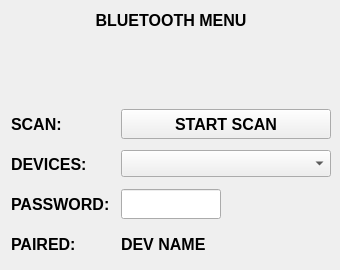
<?xml version="1.0" encoding="UTF-8"?>
<ui version="4.0">
 <class>BTSetup</class>
 <widget class="QWidget" name="BTSetup">
  <property name="geometry">
   <rect>
    <x>0</x>
    <y>0</y>
    <width>340</width>
    <height>270</height>
   </rect>
  </property>
  <property name="minimumSize">
   <size>
    <width>340</width>
    <height>270</height>
   </size>
  </property>
  <property name="font">
   <font>
    <pointsize>12</pointsize>
    <weight>75</weight>
    <bold>true</bold>
   </font>
  </property>
  <property name="windowTitle">
   <string>Form</string>
  </property>
  <layout class="QFormLayout" name="formLayout">
   <item row="0" column="0">
    <layout class="QHBoxLayout" name="horizontalLayout">
     <property name="bottomMargin">
      <number>10</number>
     </property>
     <item>
      <widget class="QLabel" name="label_2">
       <property name="minimumSize">
        <size>
         <width>320</width>
         <height>0</height>
        </size>
       </property>
       <property name="text">
        <string>BLUETOOTH MENU</string>
       </property>
       <property name="alignment">
        <set>Qt::AlignCenter</set>
       </property>
      </widget>
     </item>
    </layout>
   </item>
   <item row="1" column="0">
    <spacer name="verticalSpacer">
     <property name="orientation">
      <enum>Qt::Vertical</enum>
     </property>
     <property name="sizeHint" stdset="0">
      <size>
       <width>20</width>
       <height>20</height>
      </size>
     </property>
    </spacer>
   </item>
   <item row="2" column="0">
    <layout class="QGridLayout" name="gridLayout" columnminimumwidth="100,210">
     <property name="spacing">
      <number>10</number>
     </property>
     <item row="0" column="0">
      <widget class="QLabel" name="label">
       <property name="minimumSize">
        <size>
         <width>0</width>
         <height>30</height>
        </size>
       </property>
       <property name="text">
        <string>SCAN:</string>
       </property>
       <property name="alignment">
        <set>Qt::AlignLeading|Qt::AlignLeft|Qt::AlignVCenter</set>
       </property>
      </widget>
     </item>
     <item row="0" column="1">
      <widget class="QPushButton" name="pb_scanBT">
       <property name="minimumSize">
        <size>
         <width>200</width>
         <height>30</height>
        </size>
       </property>
       <property name="text">
        <string>START SCAN</string>
       </property>
       <property name="flat">
        <bool>false</bool>
       </property>
      </widget>
     </item>
     <item row="1" column="0">
      <widget class="QLabel" name="label_5">
       <property name="minimumSize">
        <size>
         <width>0</width>
         <height>30</height>
        </size>
       </property>
       <property name="text">
        <string>DEVICES:</string>
       </property>
       <property name="alignment">
        <set>Qt::AlignLeading|Qt::AlignLeft|Qt::AlignVCenter</set>
       </property>
      </widget>
     </item>
     <item row="1" column="1">
      <widget class="QComboBox" name="cb_BTDevList"/>
     </item>
     <item row="2" column="0">
      <widget class="QLabel" name="label_4">
       <property name="minimumSize">
        <size>
         <width>0</width>
         <height>30</height>
        </size>
       </property>
       <property name="text">
        <string>PASSWORD:</string>
       </property>
       <property name="alignment">
        <set>Qt::AlignLeading|Qt::AlignLeft|Qt::AlignVCenter</set>
       </property>
      </widget>
     </item>
     <item row="2" column="1">
      <widget class="vkILine" name="le_BTPasswd">
       <property name="minimumSize">
        <size>
         <width>0</width>
         <height>30</height>
        </size>
       </property>
       <property name="maximumSize">
        <size>
         <width>100</width>
         <height>30</height>
        </size>
       </property>
       <property name="alignment">
        <set>Qt::AlignCenter</set>
       </property>
      </widget>
     </item>
     <item row="3" column="0">
      <widget class="QLabel" name="label_3">
       <property name="minimumSize">
        <size>
         <width>0</width>
         <height>30</height>
        </size>
       </property>
       <property name="text">
        <string>PAIRED:</string>
       </property>
       <property name="alignment">
        <set>Qt::AlignLeading|Qt::AlignLeft|Qt::AlignVCenter</set>
       </property>
      </widget>
     </item>
     <item row="3" column="1">
      <widget class="QLabel" name="lb_BTdevName">
       <property name="minimumSize">
        <size>
         <width>140</width>
         <height>30</height>
        </size>
       </property>
       <property name="text">
        <string>DEV NAME</string>
       </property>
       <property name="alignment">
        <set>Qt::AlignLeading|Qt::AlignLeft|Qt::AlignVCenter</set>
       </property>
      </widget>
     </item>
    </layout>
   </item>
  </layout>
 </widget>
 <customwidgets>
  <customwidget>
   <class>vkILine</class>
   <extends>QLineEdit</extends>
   <header>vkiline.h</header>
  </customwidget>
 </customwidgets>
 <resources/>
 <connections/>
</ui>
